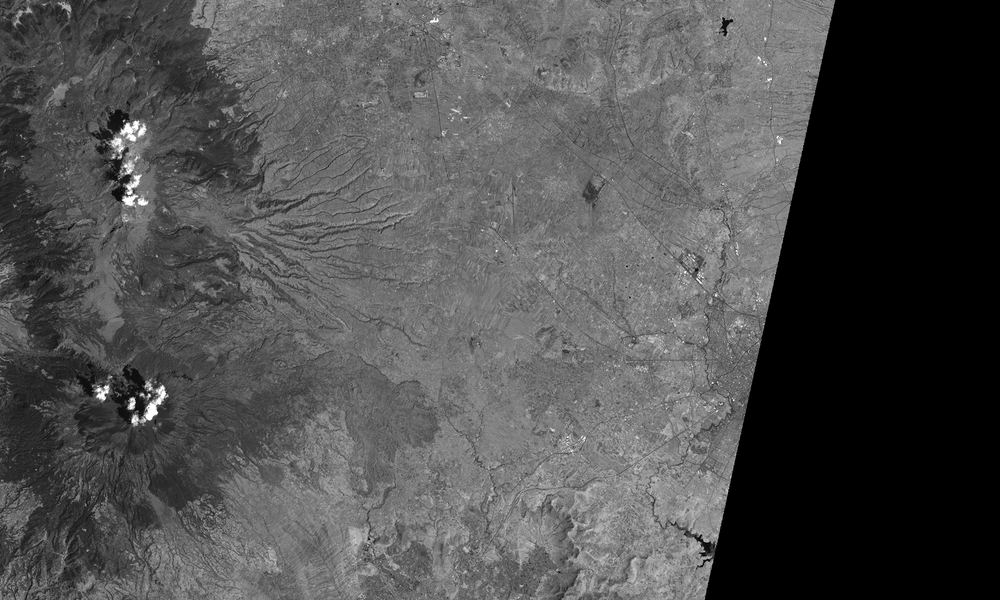
#> input picture ej2/2/zonaA_b5.tif, 1000 x 600 px, shrunk from 2500 x 1500 before the run
$ python traslape2.py
#> lines starting #> are read from the running program, lines starting #| are printed output that depends on the picture; after the words box and inside, x2 and y2 are one past the last pixel; in counts of white or black regions, pixels touching at a corner belong together
import cv2
import numpy as np
import matplotlib.pyplot as plt
from skimage import exposure

# Función para eliminar las zonas con información nula (cero)
def eliminar_zonas_nulas(imagen):
    #Obteniendo el numero de columnas en la imagen
    height, width = imagen.shape
    # buscando la primera columna donde la información sea nula para realizar el corte vertical.
    top_left = -1
    top_right = -1
    # Se determinan los limites de la zona nula en la primera columna.
    top_left_is_set = False
    for i in range(width):
        if not top_left_is_set and imagen[0][i] == 0:
            top_left = i
            top_left_is_set = True
        if imagen[0][i] == 0:
            top_right = i
    # Se determinan los limites de la zona nula en la última columna.
    bottom_left = - 1
    bottom_right = - 1
    bottom_left_is_set = False
    for i in range(width):
        if not bottom_left_is_set and imagen[height - 1][i] == 0:
            bottom_left = i
            bottom_left_is_set = True
        if imagen[height - 1][i] == 0:
            bottom_right = i
    # Se realiza el corte vertical según si la zona nula está orientada a la izquierda o a la derecha
    if bottom_left == 0 or top_left == 0:
        return imagen[0:height, max(bottom_right, top_right):width]
    return imagen[0:height, 0:min(bottom_left, top_left)]

# define criteria, number of clusters(K) and apply kmeans()
criteria = (cv2.TERM_CRITERIA_EPS + cv2.TERM_CRITERIA_MAX_ITER, 10, 1.0)
def colorQuant(Z, K, criteria):

   ret,label,center=cv2.kmeans(Z,K,None,criteria,10,cv2.KMEANS_RANDOM_CENTERS)

   # Now convert back into uint8, and make original image
   center = np.uint8(center)
   res = center[label.flatten()]
   res2 = res.reshape((Z.shape))
   return res2

# Cargar las imágenes satelitales en escala de grises
zona_A = cv2.imread('zonaA_b5.tif', cv2.IMREAD_GRAYSCALE)
#> zona_A is the input picture: shape (600, 1000); min 0, max 255, mean 79.5
zona_B = cv2.imread('zonaB_b5.tif', cv2.IMREAD_GRAYSCALE)
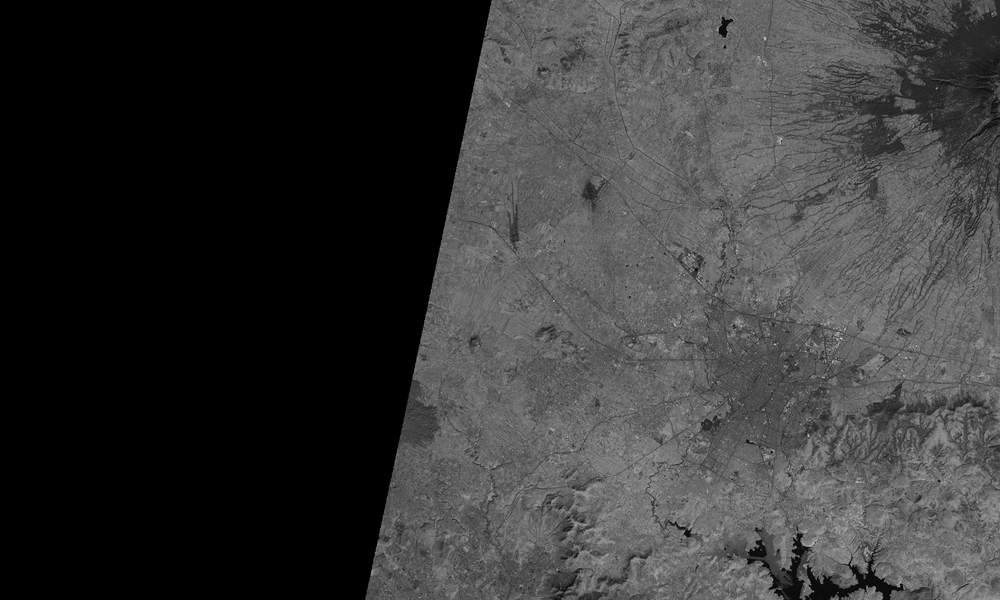
#> input picture ej2/2/zonaB_b5.tif, 1000 x 600 px, shrunk from 2500 x 1500 before the run
#> zona_B is the input picture: shape (600, 1000); min 0, max 210, mean 54.9
# Verificar si las imágenes se cargaron correctamente
if zona_A is None or zona_B is None:
    raise Exception("No se pudieron cargar las imágenes satelitales")

# Imagen de la zona A sin nulidad
zona_A_sin_nulidad = eliminar_zonas_nulas(zona_A)
#> after the loop in eliminar_zonas_nulas, `for i in range(width):`: top_left = 836; top_left_is_set = True
#> after the loop in eliminar_zonas_nulas, `for i in range(width):`: bottom_left = 705; bottom_left_is_set = True
# Imagen de la zona b sin nulidad
zona_B_sin_nulidad = eliminar_zonas_nulas(zona_B)
# Histograma de la Zona A
hist_zona_A_sin_nulidad = cv2.calcHist([zona_A_sin_nulidad], [0], None, [256], [0, 256])
#> hist_zona_A_sin_nulidad = 256 values, max 7152 at index 113, min 0 at index 1, mean 1652.3
# Histograma de la Zona B
hist_zona_B_sin_nulidad = cv2.calcHist([zona_B_sin_nulidad], [0], None, [256], [0, 256])
#> hist_zona_B_sin_nulidad = 256 values, max 7431 at index 104, min 0 at index 175, mean 1195.3
# Concatenación horizontal de las imágenes de las zonas A y B.
mosaico = np.hstack((zona_A_sin_nulidad, zona_B_sin_nulidad))
# Histograma del Mosaico
hist_mosaico = cv2.calcHist([mosaico], [0], None, [256], [0, 256])
#> hist_mosaico = 256 values, max 13741 at index 108, min 1 at index 1, mean 2847.7
# Especificando Zona A según Mosaico
zona_A_especificada = exposure.match_histograms(zona_A_sin_nulidad, mosaico)
zona_A_especificada = zona_A_especificada.astype(np.uint8) # float -> int
# Especificando Zona B según Mosaico
zona_B_especificada = exposure.match_histograms(zona_B_sin_nulidad, mosaico)
zona_B_especificada = zona_B_especificada.astype(np.uint8) # float -> int
# Histrograma de la Zona A especificada
hist_zona_A_especificada = cv2.calcHist([zona_A_especificada], [0], None, [256], [0, 256])
#> hist_zona_A_especificada = 256 values, max 13733 at index 105, min 0 at index 3, mean 1652.3
# Histrograma de la Zona B especificada
hist_zona_B_especificada = cv2.calcHist([zona_B_especificada], [0], None, [256], [0, 256])
#> hist_zona_B_especificada = 256 values, max 7431 at index 108, min 0 at index 0, mean 1195.3
# Mosaico resultante de la unión de ambas zonas especificadas
mosaico_especificado = np.hstack((zona_A_especificada, zona_B_especificada))
# Histograma del Mosaico especificado
hist_mosaico_especificado = cv2.calcHist([mosaico_especificado], [0], None, [256], [0, 256])
#> hist_mosaico_especificado = 256 values, max 20952 at index 105, min 0 at index 20, mean 2847.7
# Reduciendo los niveles de cuantización del mosaico a 128

# Mostrar las imágenes originales y la imagen completada
plt.figure(figsize=(12, 12))
plt.subplot(2, 2, 1)
plt.imshow(mosaico_especificado, cmap='gray')
plt.title('')
plt.axis('off')  # Desactivar los ejes para una visualización más limpia


plt.subplot(2, 2, 2)
plt.plot(hist_mosaico_especificado)
plt.title('')

plt.tight_layout()
plt.show()
#> figure, not shown here; panel 2: curve peaks at x = 105, y = 20952

mosaico_128 = mosaico // 2
# Histograma del mozaico con 128 niveles de cuantización
hist_mosaico_128 = cv2.calcHist([mosaico_128], [0], None, [128], [0, 128])
#> hist_mosaico_128 = 128 values, max 27401 at index 54, min 10 at index 0, mean 5695.3
# Especificando Zona A según el Mosaico de 128 niveles.
zona_A_especificada_128 = exposure.match_histograms(zona_A_sin_nulidad, mosaico_128)
zona_A_especificada_128 = zona_A_especificada_128.astype(np.uint8) # float -> int
# Histograma de la Zona A especificada con 128 niveles.
hist_zona_A_especificada_128 = cv2.calcHist([zona_A_especificada_128], [0], None, [128], [0, 128])
#> hist_zona_A_especificada_128 = 128 values, max 20606 at index 52, min 0 at index 105, mean 3304.7
# Especificando Zona B según el Mosaico de 128 niveles.
zona_B_especificada_128 = exposure.match_histograms(zona_B_sin_nulidad, mosaico_128)
zona_B_especificada_128 = zona_B_especificada_128.astype(np.uint8) # float -> int
# Histograma de la Zona B especificada con 128 niveles.
hist_zona_B_especificada_128 = cv2.calcHist([zona_B_especificada_128], [0], None, [128], [0, 128])
#> hist_zona_B_especificada_128 = 128 values, max 14490 at index 52, min 0 at index 6, mean 2390.6
# Mosaico especificado con 128 niveles de cuantización
mosaico_especificado_128 = np.hstack((zona_A_especificada_128, zona_B_especificada_128))
# Histograma del mosaico especificado con 128 niveles de cuantización
hist_mosaico_especificado_128 = cv2.calcHist([mosaico_especificado_128], [0], None, [128], [0, 128])
#> hist_mosaico_especificado_128 = 128 values, max 35096 at index 52, min 0 at index 105, mean 5695.3

# Reduciendo los niveles de cuantización del mosaico a 64
mosaico_64 = mosaico // 4
# Histograma del mozaico con 64 niveles de cuantización
hist_mosaico_64 = cv2.calcHist([mosaico_64], [0], None, [64], [0, 64])
#> hist_mosaico_64 = 64 values, max 54363 at index 27, min 27 at index 0, mean 11390.6
# Especificando Zona A según el Mosaico de 64 niveles.
zona_A_especificada_64 = exposure.match_histograms(zona_A_sin_nulidad, mosaico_64)
zona_A_especificada_64 = zona_A_especificada_64.astype(np.uint8) # float -> int
# Histograma de la Zona A especificada con 64 niveles.
hist_zona_A_especificada_64 = cv2.calcHist([zona_A_especificada_64], [0], None, [64], [0, 64])
#> hist_zona_A_especificada_64 = 64 values, max 33732 at index 25, min 0 at index 58, mean 6609.4
# Especificando Zona B según el Mosaico de 64 niveles.
zona_B_especificada_64 = exposure.match_histograms(zona_B_sin_nulidad, mosaico_64)
zona_B_especificada_64 = zona_B_especificada_64.astype(np.uint8) # float -> int
# Histograma de la Zona B especificada con 64 niveles.
hist_zona_B_especificada_64 = cv2.calcHist([zona_B_especificada_64], [0], None, [64], [0, 64])
#> hist_zona_B_especificada_64 = 64 values, max 28537 at index 25, min 0 at index 47, mean 4781.2
# Mosaico especificado con 64 niveles de cuantización
mosaico_especificado_64 = np.hstack((zona_A_especificada_64, zona_B_especificada_64))
# Histograma del mosaico especificado con 64 niveles de cuantización
hist_mosaico_especificado_64 = cv2.calcHist([mosaico_especificado_64], [0], None, [64], [0, 64])
#> hist_mosaico_especificado_64 = 64 values, max 62269 at index 25, min 19 at index 60, mean 11390.6

# Reduciendo los niveles de cuantización del mosaico a 32
mosaico_32 = mosaico // 8
# Histograma del mozaico con 32 niveles de cuantización
hist_mosaico_32 = cv2.calcHist([mosaico_32], [0], None, [32], [0, 32])
#> hist_mosaico_32 = 32 values, max 107586 at index 13, min 89 at index 27, mean 22781.2
# Especificando Zona A según el Mosaico de 32 niveles.
zona_A_especificada_32 = exposure.match_histograms(zona_A_sin_nulidad, mosaico_32)
zona_A_especificada_32 = zona_A_especificada_32.astype(np.uint8) # float -> int
# Histograma de la Zona A especificada con 32 niveles.
hist_zona_A_especificada_32 = cv2.calcHist([zona_A_especificada_32], [0], None, [32], [0, 32])
#> hist_zona_A_especificada_32 = 32 values, max 62101 at index 12, min 35 at index 28, mean 13218.8
# Especificando Zona B según el Mosaico de 32 niveles.
zona_B_especificada_32 = exposure.match_histograms(zona_B_sin_nulidad, mosaico_32)
zona_B_especificada_32 = zona_B_especificada_32.astype(np.uint8) # float -> int
# Histograma de la Zona B especificada con 32 niveles.
hist_zona_B_especificada_32 = cv2.calcHist([zona_B_especificada_32], [0], None, [32], [0, 32])
#> hist_zona_B_especificada_32 = 32 values, max 50335 at index 12, min 1 at index 31, mean 9562.5
# Mosaico especificado con 32 niveles de cuantización
mosaico_especificado_32 = np.hstack((zona_A_especificada_32, zona_B_especificada_32))
# Histograma del mosaico especificado con 32 niveles de cuantización
hist_mosaico_especificado_32 = cv2.calcHist([mosaico_especificado_32], [0], None, [32], [0, 32])
#> hist_mosaico_especificado_32 = 32 values, max 112436 at index 12, min 74 at index 28, mean 22781.2

# Reduciendo los niveles de cuantización del mosaico a 16
mosaico_16 = mosaico // 16
# Histograma del mozaico con 16 niveles de cuantización
hist_mosaico_16 = cv2.calcHist([mosaico_16], [0], None, [16], [0, 16])
#> hist_mosaico_16 = [2368, 4302, 31159, 47834, 75334, 118354, 200974, 162023, 62347, 17438, 4460, 1131, 342, 182, 201, 551]
# Especificando Zona A según el Mosaico de 16 niveles.
zona_A_especificada_16 = exposure.match_histograms(zona_A_sin_nulidad, mosaico_16)
zona_A_especificada_16 = zona_A_especificada_16.astype(np.uint8) # float -> int
# Histograma de la Zona A especificada con 16 niveles.
hist_zona_A_especificada_16 = cv2.calcHist([zona_A_especificada_16], [0], None, [16], [0, 16])
#> hist_zona_A_especificada_16 = [3699, 17190, 27297, 43206, 68502, 114472, 96543, 37471, 10492, 2688, 699, 190, 103, 99, 105, 244]
# Especificando Zona B según el Mosaico de 16 niveles.
zona_B_especificada_16 = exposure.match_histograms(zona_B_sin_nulidad, mosaico_16)
zona_B_especificada_16 = zona_B_especificada_16.astype(np.uint8) # float -> int
# Histograma de la Zona B especificada con 16 niveles.
hist_zona_B_especificada_16 = cv2.calcHist([zona_B_especificada_16], [0], None, [16], [0, 16])
#> hist_zona_B_especificada_16 = [2735, 12824, 19086, 32797, 44358, 88334, 66197, 28844, 7542, 2260, 461, 131, 103, 79, 248, 1]
# Mosaico especificado con 16 niveles de cuantización
mosaico_especificado_16 = np.hstack((zona_A_especificada_16, zona_B_especificada_16))
# Histograma del mosaico especificado con 16 niveles de cuantización
hist_mosaico_especificado_16 = cv2.calcHist([mosaico_especificado_16], [0], None, [16], [0, 16])
#> hist_mosaico_especificado_16 = [6434, 30014, 46383, 76003, 112860, 202806, 162740, 66315, 18034, 4948, 1160, 321, 206, 178, 353, 245]

# Reduciendo los niveles de cuantización del mosaico a 8
mosaico_8 = mosaico // 32
# Histograma del mozaico con 8 niveles de cuantización
hist_mosaico_8 = cv2.calcHist([mosaico_8], [0], None, [8], [0, 8])
#> hist_mosaico_8 = [6670, 78993, 193688, 362997, 79785, 5591, 524, 752]
# Especificando Zona A según el Mosaico de 8 niveles.
zona_A_especificada_8 = exposure.match_histograms(zona_A_sin_nulidad, mosaico_8)
zona_A_especificada_8 = zona_A_especificada_8.astype(np.uint8) # float -> int
# Histograma de la Zona A especificada con 8 niveles.
hist_zona_A_especificada_8 = cv2.calcHist([zona_A_especificada_8], [0], None, [8], [0, 8])
#> hist_zona_A_especificada_8 = [48186, 111708, 211015, 47963, 3387, 293, 204, 244]
# Especificando Zona B según el Mosaico de 8 niveles.
zona_B_especificada_8 = exposure.match_histograms(zona_B_sin_nulidad, mosaico_8)
zona_B_especificada_8 = zona_B_especificada_8.astype(np.uint8) # float -> int
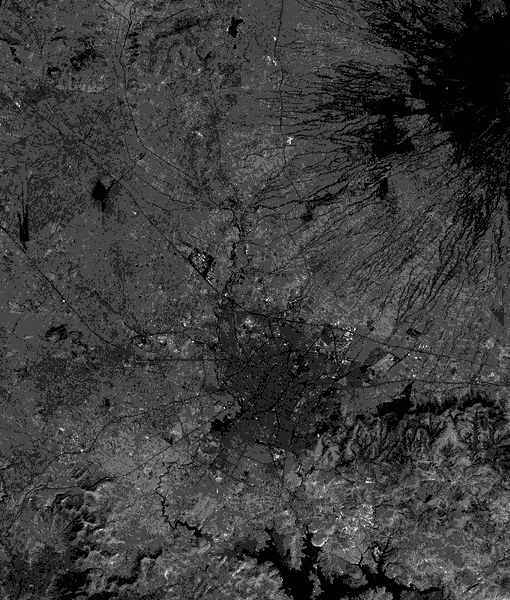
#> zona_B_especificada_8: shape (600, 510); min 0, max 7, mean 1.66; drawn with min black and max white
# Histograma de la Zona B especificada con 8 niveles.
hist_zona_B_especificada_8 = cv2.calcHist([zona_B_especificada_8], [0], None, [8], [0, 8])
#> hist_zona_B_especificada_8 = [34645, 77155, 154531, 36386, 2721, 234, 327, 1]
# Mosaico especificado con 8 niveles de cuantización
mosaico_especificado_8 = np.hstack((zona_A_especificada_8, zona_B_especificada_8))
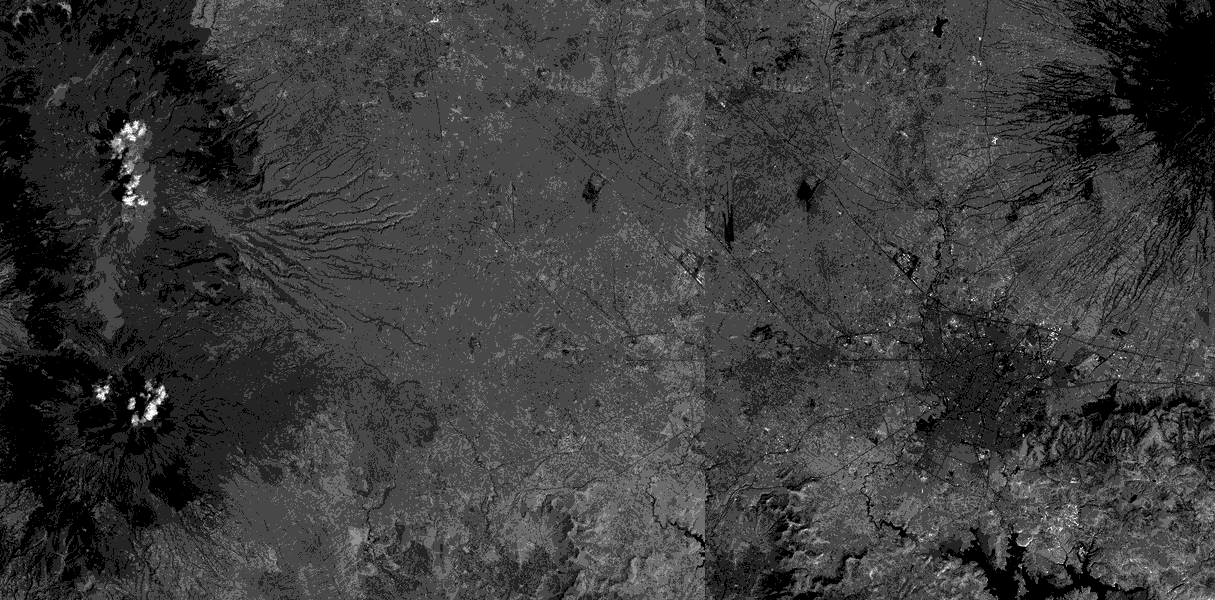
#> mosaico_especificado_8: shape (600, 1215); min 0, max 7, mean 1.65; drawn with min black and max white
# Histograma del mosaico especificado con 8 niveles de cuantización
hist_mosaico_especificado_8 = cv2.calcHist([mosaico_especificado_8], [0], None, [8], [0, 8])
#> hist_mosaico_especificado_8 = [82831, 188863, 365546, 84349, 6108, 527, 531, 245]

# Reduciendo los niveles de cuantización del mosaico a 2
mosaico_2 = mosaico // 128
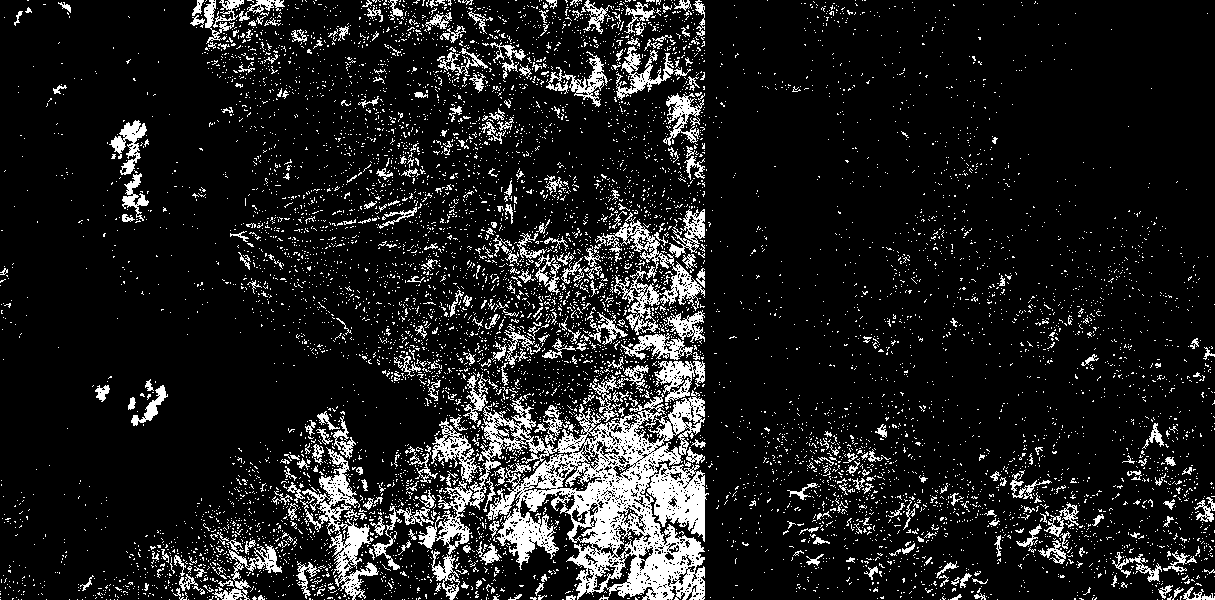
#> mosaico_2: shape (600, 1215); values 0 (black) and 1 (white), 11.9% white; 8524 white regions (8136 under 20 px), largest, box (x1, y1, x2, y2) and area: (418, 365, 709, 600) 24764, (300, 447, 379, 600) 2983, (594, 217, 705, 335) 2753
# Histograma del mozaico con 2 niveles de cuantización
hist_mosaico_2 = cv2.calcHist([mosaico_2], [0], None, [2], [0, 2])
#> hist_mosaico_2 = [642348, 86652]
# Especificando Zona A según el Mosaico de 2 niveles.
zona_A_especificada_2 = exposure.match_histograms(zona_A_sin_nulidad, mosaico_2)
zona_A_especificada_2 = zona_A_especificada_2.astype(np.uint8) # float -> int
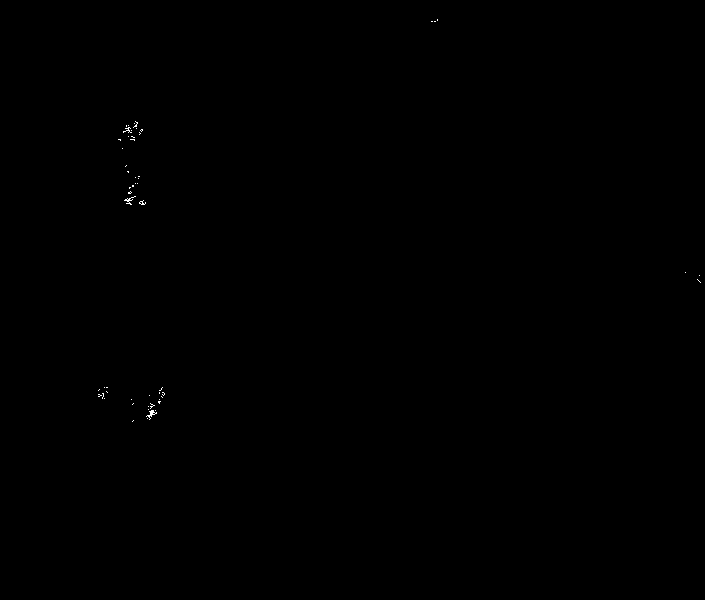
#> zona_A_especificada_2: shape (600, 705); values 0 (black) and 1 (white), 0.06% white in thin lines or dots, all inside (x1, y1, x2, y2) = (98, 19, 701, 422)
# Histograma de la Zona A especificada con 2 niveles.
hist_zona_A_especificada_2 = cv2.calcHist([zona_A_especificada_2], [0], None, [2], [0, 2])
#> hist_zona_A_especificada_2 = [422756, 244]
# Especificando Zona B según el Mosaico de 2 niveles.
zona_B_especificada_2 = exposure.match_histograms(zona_B_sin_nulidad, mosaico_2)
zona_B_especificada_2 = zona_B_especificada_2.astype(np.uint8) # float -> int
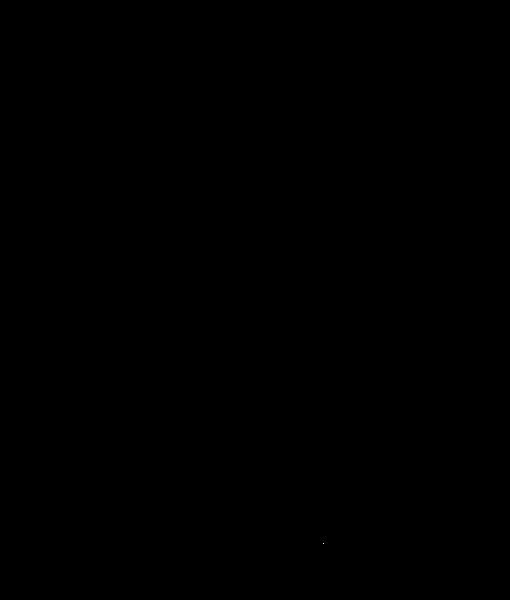
#> zona_B_especificada_2: shape (600, 510); values 0 (black) and 1 (white), 0% white in thin lines or dots, all inside (x1, y1, x2, y2) = (323, 543, 324, 544)
# Histograma de la Zona B especificada con 2 niveles.
hist_zona_B_especificada_2 = cv2.calcHist([zona_B_especificada_2], [0], None, [2], [0, 2])
#> hist_zona_B_especificada_2 = [305999, 1]
# Mosaico especificado con 2 niveles de cuantización
mosaico_especificado_2 = np.hstack((zona_A_especificada_2, zona_B_especificada_2))
#> mosaico_especificado_2: shape (600, 1215); values 0 (black) and 1 (white), 0.03% white in thin lines or dots, all inside (x1, y1, x2, y2) = (98, 19, 1029, 544)
# Histograma del mosaico especificado con 2 niveles de cuantización
hist_mosaico_especificado_2 = cv2.calcHist([mosaico_especificado_2], [0], None, [2], [0, 2])
#> hist_mosaico_especificado_2 = [728755, 245]

# Mostrar las imágenes originales y la imagen completada
plt.figure(figsize=(12, 12))
plt.subplot(2, 2, 1)
plt.imshow(mosaico_especificado_2, cmap='gray')
plt.title('')
plt.axis('off')  # Desactivar los ejes para una visualización más limpia


plt.subplot(2, 2, 2)
plt.plot(hist_mosaico_especificado_2)
plt.title('')

plt.tight_layout()
plt.show()
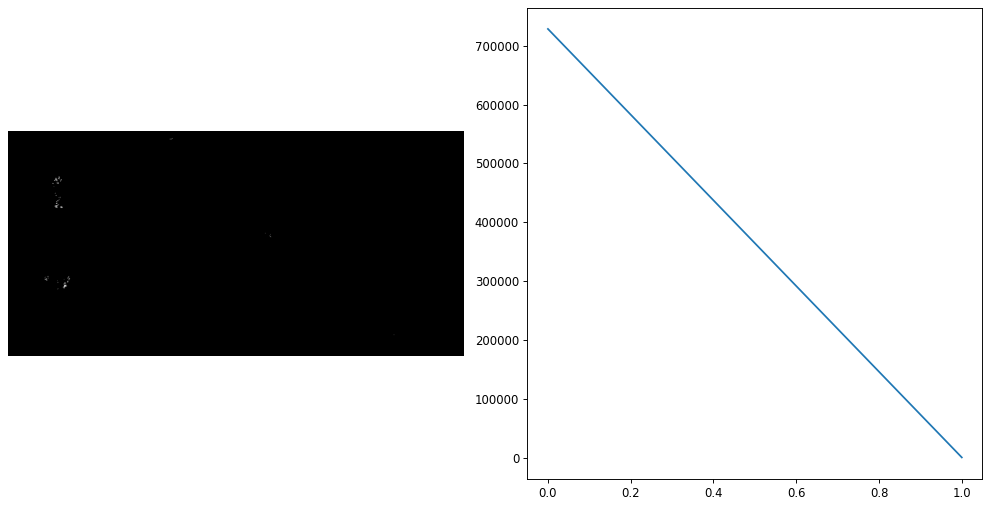
#> figure drawn by matplotlib, 2 panels
